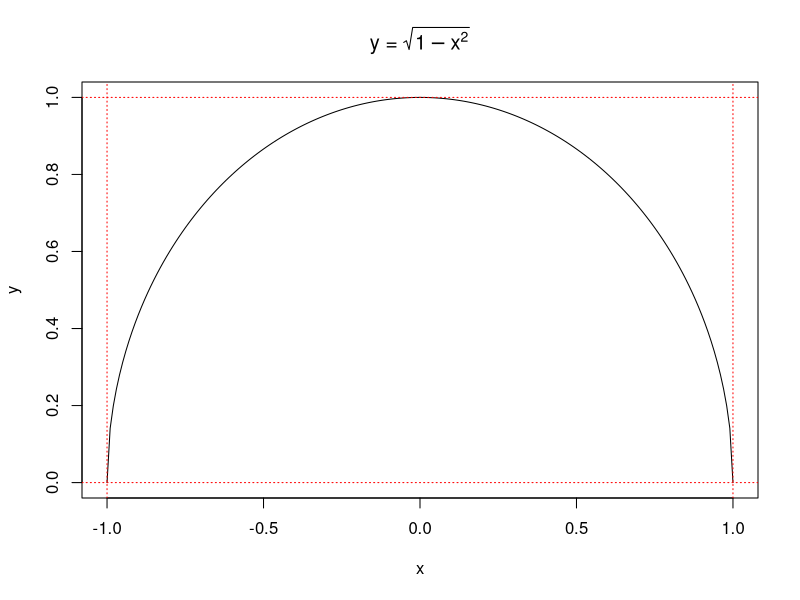
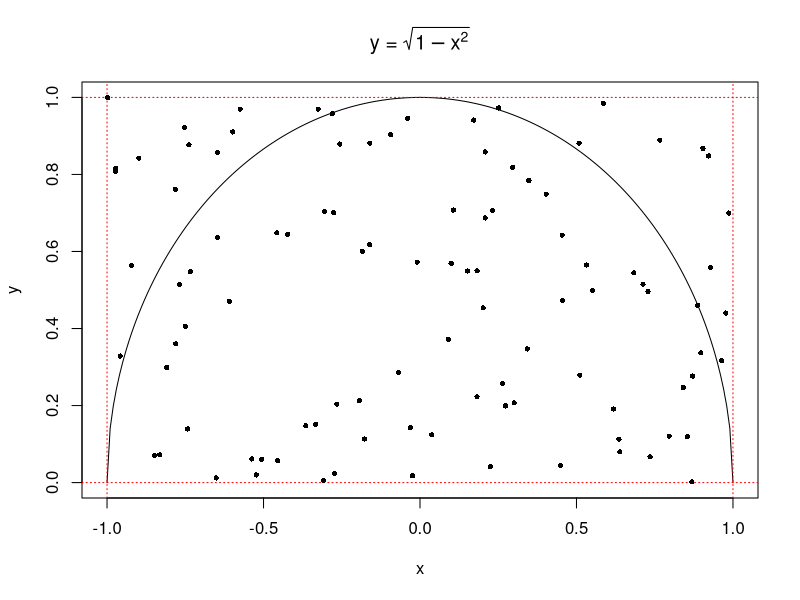
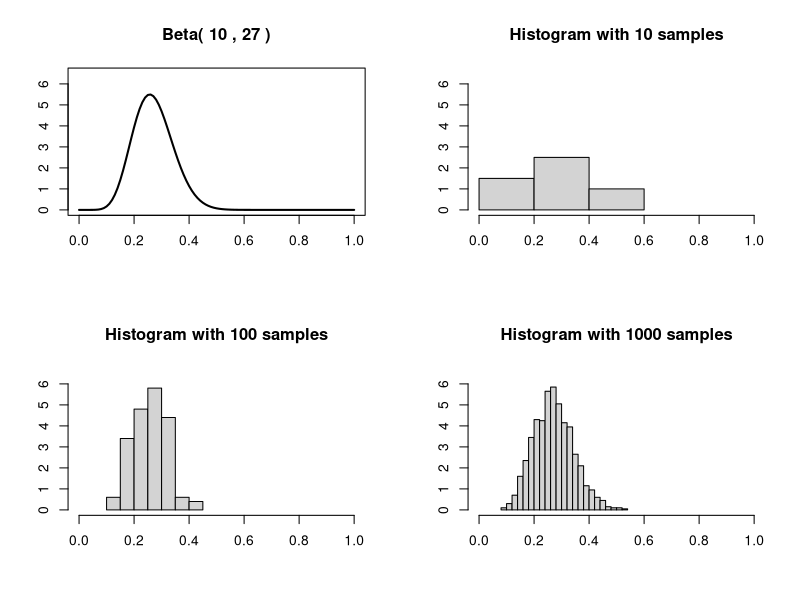
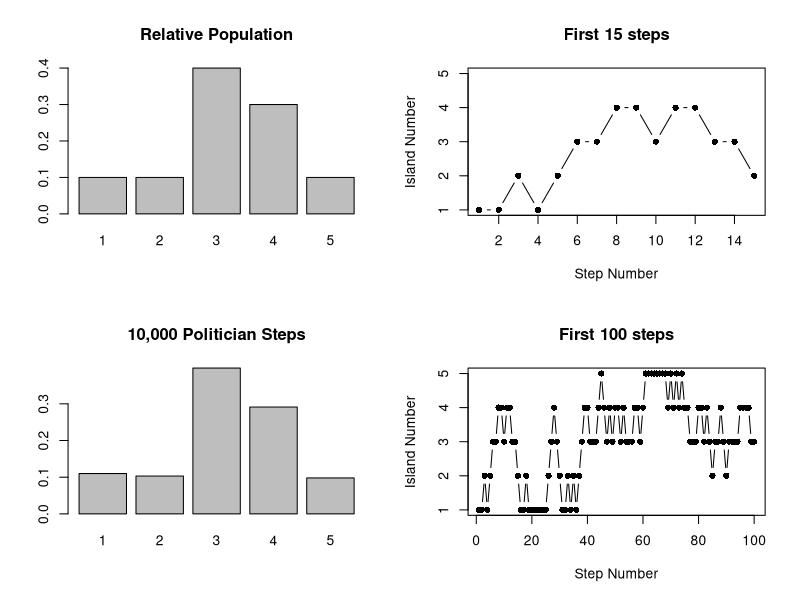

Generate these figures, in order, with R:
## ---- chunk 1
knitr::opts_chunk$set(echo = TRUE)
library(dplyr)
library(knitr)
library(ggplot2)
library(gridExtra)
## ---- chunk 2
x <- seq(-1,1, by=.01)
y <- sqrt(1-x^2)
plot(x,y,type='l', main= expression(paste("y = ", sqrt(1-x^2))))
abline(h=0,lty=3, col = 'red')
abline(h=1,lty=3, col = 'red')
abline(v=1,lty=3, col = 'red')
abline(v=-1,lty=3, col = 'red')
## ---- chunk 3
num_sims <- 100000
x_samples <- runif(num_sims,-1,1)
y_samples <- runif(num_sims)
plot(x,y,type='l', main= expression(paste("y = ", sqrt(1-x^2))))
abline(h=0,lty=3, col = 'red')
abline(h=1,lty=3, col = 'red')
abline(v=1,lty=3, col = 'red')
abline(v=-1,lty=3, col = 'red')
points(x_samples[1:100], y_samples[1:100], pch = 16, cex=.7)
accept_samples <- mean(y_samples < sqrt(1-x_samples^2))
area <- 2 * accept_samples
## ---- chunk 4
x <- seq(0,1, by =.01)
a <- 10
b <- 27
par(mfrow=c(2,2))
x.max <- max(dbeta(x,a,b)) + 1
plot(x, dbeta(x,a,b), type='l', lwd=2, ylim = c(0, x.max), ylab= '',xlab='',
     main = paste('Beta(',a,',',b,')'))
sample.10 <- rbeta(10,a,b)
hist(sample.10, freq = F,breaks='FD', ylim=c(0,x.max), xlab='',ylab='',
     main = "Histogram with 10 samples", xlim=c(0,1))
sample.100 <- rbeta(100,a,b)
hist(sample.100, freq = F,breaks='FD', ylim=c(0,x.max), xlab='',ylab='',
     main = "Histogram with 100 samples", xlim=c(0,1))
sample.1000 <- rbeta(1000,a,b)
hist(sample.1000, freq = F,breaks='FD', ylim=c(0,x.max), xlab='',ylab='',
     main = "Histogram with 1000 samples", xlim=c(0,1))
## ---- chunk 5
par(mfcol=c(2,2))
# set up islands and relative population
num.islands <- 5
relative.population <- c(.1,.1,.4,.3,.1)
barplot(relative.population, names.arg = as.character(1:5), main='Relative Population')

# initialize politician
num.steps <- 10000
island.location <- rep(1,num.steps) # start at first island

# algorithm
for (i in 2:num.steps){
  direction <- sample(c('right','left'),1)
  if (direction == 'right'){
    proposed.island <- island.location[i-1] + 1
    if (proposed.island == 6) {
      island.location[i] <- island.location[i-1] #no island 6 exists, stay at island 5
    } else {
      prob.move <- relative.population[proposed.island] / relative.population[island.location[i-1]]
      if (runif(1) < prob.move){
        # move
        island.location[i] <- proposed.island
      } else{
        #stay
        island.location[i] <- island.location[i-1]
      }
    }
  }
  if (direction == 'left'){
    proposed.island <- island.location[i-1] - 1
    if (proposed.island == 0) {
      island.location[i] <- island.location[i-1] #no island 0 exists, stay at island 1
    } else {
      prob.move <- relative.population[proposed.island] / relative.population[island.location[i-1]]
      if (runif(1) < prob.move){
        # move
        island.location[i] <- proposed.island
      } else{
        #stay
        island.location[i] <- island.location[i-1]
      }
    }
  }
}
barplot(table(island.location) / num.steps, names.arg = as.character(1:5),
        main='10,000 Politician Steps')   

plot(island.location[1:15], ylim=c(1,5),ylab='Island Number',xlab='Step Number', 
     pch=16,type='b', main='First 15 steps')

plot(island.location[1:100], ylim=c(1,5),ylab='Island Number',xlab='Step Number', 
     pch=16,type='b', main='First 100 steps')
## ---- chunk 6
current.state <- paste('at.',1:5, sep='')
to.1 <- c(1 - 1/2 * min(relative.population[2]/relative.population[2], 1),
          1/2 * min(relative.population[1]/relative.population[2], 1),
          0,
          0,
          0)
to.2 <- c(1/2 * min(relative.population[2]/relative.population[1], 1),
          1 - 1/2 * min(relative.population[1]/relative.population[2], 1) - 1/2 * min(relative.population[3]/relative.population[2], 1),
          1/2 * min(relative.population[2]/relative.population[3], 1),
          0,
          0)
to.3 <- c(0,
          1/2 * min(relative.population[3] / relative.population[2], 1),
          1 - 1/2 * min(relative.population[2] / relative.population[3], 1) - 1/2 * min(relative.population[4] / relative.population[3], 1),
          1/2 * min(relative.population[3] / relative.population[4], 1),
          0)
to.4 <- c(0,
          0,
          1/2 * min(relative.population[4] / relative.population[3], 1),
          1 - 1/2 * min(relative.population[3] / relative.population[4], 1) - 1/2 * min(relative.population[5] / relative.population[4], 1),
          1/2 * min(relative.population[4] / relative.population[5], 1))
to.5 <- c(0,
          0,
          0,
          1/2 * min(relative.population[5] / relative.population[4], 1),
          1 - 1/2 * min(relative.population[4] / relative.population[5], 1))
kable(data.frame(current.state, to.1, to.2, to.3, to.4, to.5), digits = 3,
      caption = 'transition probabilities for 5 island traveling politician example')
